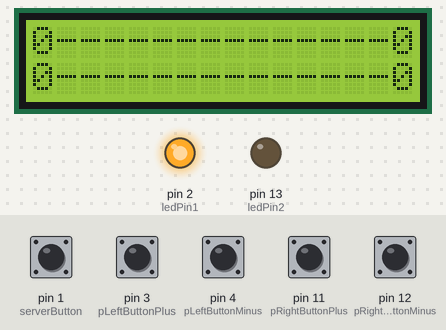
A sketch run on a simulated Arduino Uno, built with avr-gcc and run on an emulated ATmega328P. Shown: 16×2 character LCD, output pins drawn as LEDs (lit = HIGH). Inputs (shaded band) come from the test bench; at power-on: pin 1 (serverButton), pin 3 (pLeftButtonPlus), pin 4 (pLeftButtonMinus), pin 11 (pRightButtonPlus), pin 12 (pRightButtonMinus) HIGH.

Above: at 1.2 s.
1.3 s: pin 4 (pLeftButtonMinus) pulled LOW for 1 s
At 1.75 s:
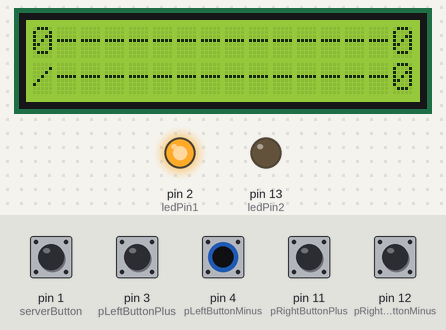
3.8 s: pin 1 (serverButton) pulled LOW for 0.15 s
At 4.4 s:
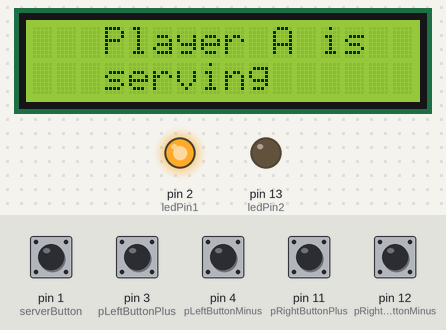
6.9 s: pin 4 (pLeftButtonMinus) pulled LOW for 0.15 s
At 8.3 s:
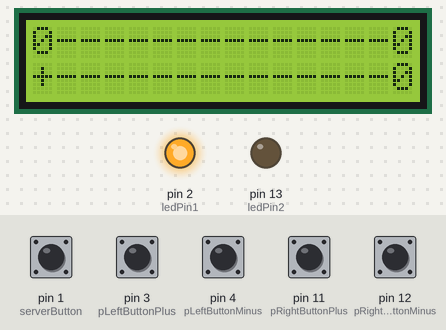
8.7 s: pin 12 (pRightButtonMinus) pulled LOW for 0.15 s
At 9.6 s:
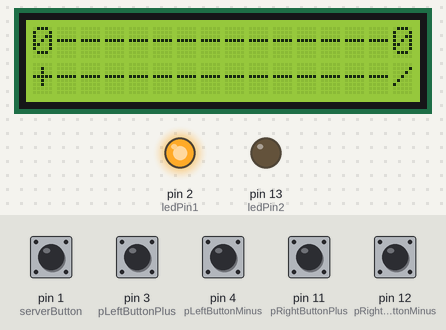
10.5 s: pin 3 (pLeftButtonPlus) pulled LOW for 1 s
At 12.1 s:
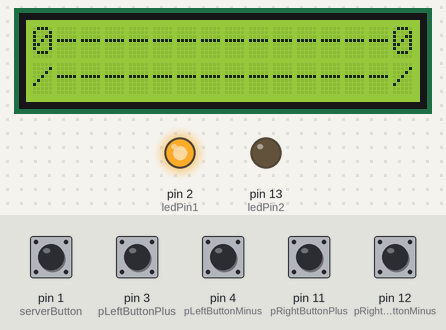
13.2 s: pin 12 (pRightButtonMinus) pulled LOW for 1 s
At 15.4 s:
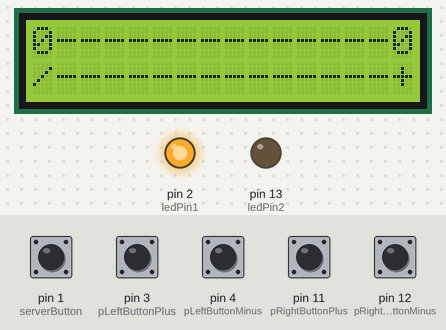
Timing chart, 0 to 16.9 s (numbered marks = the images above; inputs shaded):
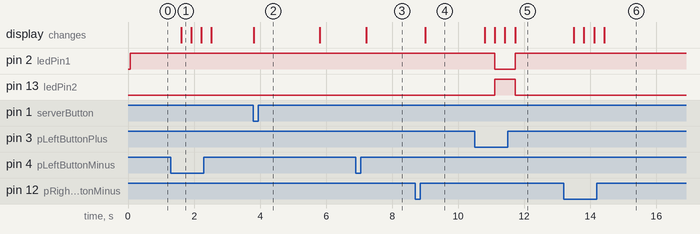

The sketch:

Assignment3.ino
```cpp
/*
    Assignment3: Arduino-based Ping Pong Game Score Tracking Accessory
    Name: Christopher Nevares, Lucas Rassbach, Yuki Rivera
    Date: 03/12/2023
    Course Code: CS351 - 6633 W-23
    Description: This program keeps track of the scores of each player during a ping-pong game.

*/
#include <LiquidCrystal.h>
#include "scoreboard.h"

// Prepping buttons and global variables
const int pLeftButtonPlus = 3;
const int pLeftButtonMinus = 4;
const int pRightButtonPlus = 11;
const int pRightButtonMinus = 12;
const int serverButton = 1;

int gameScoreLeft = 0;
int gameScoreRight = 0;
int setScoreLeft = 0;
int setScoreRight = 0;

//instantiate the lcd
// Centralized on board
LiquidCrystal lcd(5, 6, 7, 8, 9, 10);

// variable to keep track of the server, PlayerA, PlayerB and the winner.
// The initial server starts from the left
int server = -1;
int playerA = -1;
int playerB = 1;
int winner = 0;

// variable to keep track of score increments
// (every two points the server changes)
int plusCount = 0;
int plusCountIncrement = 1;

// set the LED pins
const int ledPin1 = 2;
const int ledPin2 = 13;
// variable to keep track of how many times the LED should blink
int flashCount = 3;

// prepping LCD for start of game
char* gameScore = setScore(gameScoreLeft, gameScoreRight);
char* setPoint = setScore(setScoreLeft, setScoreRight);


void setup()
{
  //start lcd at 16 x 2
  lcd.begin(16, 2);

  //clear the lcd
  lcd.clear();

 // sets up the pins for LEDs
  pinMode(ledPin1, OUTPUT);
  pinMode(ledPin2, OUTPUT);

}

void loop()
{
  // Lights up the LED on the side of the current server
  turnOnServerLED();

//prepping button states
  int buttonStateLeftPlus;
  int buttonStateLeftMinus;
  int buttonStateTwoPlus;
  int buttonStateTwoMinus;

  int serverButtonState;
  serverButtonState = digitalRead(serverButton);

  if((gameScoreLeft + gameScoreRight)%2 == 0) {
    buttonStateLeftPlus = digitalRead(pLeftButtonPlus);
    buttonStateLeftMinus = digitalRead(pLeftButtonMinus);
    buttonStateTwoPlus = digitalRead(pRightButtonPlus);
    buttonStateTwoMinus = digitalRead(pRightButtonMinus);
  } else {
    buttonStateLeftPlus = digitalRead(pRightButtonPlus);
    buttonStateLeftMinus = digitalRead(pRightButtonMinus);
    buttonStateTwoPlus = digitalRead(pLeftButtonPlus);
    buttonStateTwoMinus = digitalRead(pLeftButtonMinus);
  }

  // Basic structure of loop is "if button press: increment/decrement score
  //      and update score board".
  /*** when the server button is pressed, it displays who is serving***/
  if(serverButtonState == LOW) {
    displayServer();

  } else if(buttonStateLeftPlus == LOW) {
    setScoreLeft++;
    setPoint = setScore(setScoreLeft, setScoreRight);
    delay(300);

    plusCount += plusCountIncrement;

  } else if(buttonStateLeftMinus == LOW) {
    setScoreLeft--;
    setPoint = setScore(setScoreLeft, setScoreRight);
    delay(300);

  } else if(buttonStateTwoPlus == LOW) {
    setScoreRight++;
    setPoint = setScore(setScoreLeft, setScoreRight);
    delay(300);

    plusCount += plusCountIncrement;

  } else if (buttonStateTwoMinus == LOW) {
    setScoreRight--;
    setPoint = setScore(setScoreLeft, setScoreRight);
    delay(300);

  } else { /* Do nothing */}

  // Loop to increment game scores.
  if(setScoreLeft >= 11 && setScoreLeft >= setScoreRight + 2) {

    winner = -1;

    printScore();
    delay(1000);

    // increments the gamescore and resets the set score to zero
    gameScoreLeft++;
    setScoreLeft = 0;
    setScoreRight = 0;

    // blinks LED 3 times for the winner of the current set
    blinkWinnerLED();

    //Adjusts the plusCount increment to 1 for the next game//
    plusCountIncrement = checkCountIncrement();

    // Swap the sides of the scoreboard and the players if no side has not won the entire game yet
    if(gameScoreLeft < 3 && gameScoreRight < 3){
      swapScoreboard();
      swapPlayerSide();
    }

    gameScore = setScore(gameScoreLeft, gameScoreRight);
    setPoint = setScore(setScoreLeft, setScoreRight);

  } else if (setScoreRight >= 11 && setScoreRight >= setScoreLeft + 2) {

    winner = 1;

    printScore();
    delay(1000);

    // increments the gamescore and resets the set score to zero
    gameScoreRight++;
    setScoreLeft = 0;
    setScoreRight = 0;

    // blinks LED 3 times for the winner of the current set
    blinkWinnerLED();

    //Adjusts the plusCount increment to 1 for the next game//
    plusCountIncrement = checkCountIncrement();

    // Swap the sides of the scoreboard and the players if no side has not won the entire game yet
    if(gameScoreLeft < 3 && gameScoreRight < 3){
      swapScoreboard();
      swapPlayerSide();
    }

    gameScore = setScore(gameScoreLeft, gameScoreRight);
    setPoint = setScore(setScoreLeft, setScoreRight);

  } else{ /* Do nothing */}

  // determines the winner of the entire game//
  if(gameScoreLeft == 3 || gameScoreRight == 3) {
    lcd.clear();
    lcd.setCursor(1, 0);
    flashCount = 15;

    // sets the winner
    if(gameScoreLeft > gameScoreRight) {
      winner = -1;
    }
    else{
      winner = 1;
    }

    displayWinner();

    // blinks LED 15 times for the winner of the entire game
    blinkWinnerLED();

    delay(3000);

    //prompting the user to press the reset to start a new game//
    resetPrompt();

    exit(0);

  }

  // prints the current scores on the scoreboard
  printScore();

  // adjusts plusCountIncrement
  plusCountIncrement = checkCountIncrement();

  /*Every two points, the server switches. When the set is deuce with 10-10,
  the server switches for every point */
  if(plusCount == 2){
      server = server * (-1);
      /*** Resets the count to zero***/
      plusCount = 0;
  }

}


//////////Helper Functions/////////
/**
Lights up the LED for the current server.
*/
void turnOnServerLED(){
  if(server == -1){
    digitalWrite(ledPin1, HIGH);
    digitalWrite(ledPin2, LOW);
  }
  else if(server == 1){
    digitalWrite(ledPin1, LOW);
    digitalWrite(ledPin2, HIGH);
  }
}

/**
Displays the current server on the LCD screen
*/
void displayServer()
{
    lcd.clear();
    lcd.setCursor(3,0);
    if(server == playerA){

      lcd.print("Player A is");

    }else{ //server == playerB
      lcd.print("Player B is");
    }
    lcd.setCursor(3,1);
    lcd.print("serving");
    delay(2000);
    lcd.clear();
}

/**
Blinks the LED on the side of the winner
*/
void blinkWinnerLED(){
  int x;
  int y;

  if(winner == -1){
    x = ledPin1;
    y = ledPin2;
  }else if(winner == 1) {
    x = ledPin2;
    y = ledPin1;
  }
    while(flashCount > 0){
      digitalWrite(x, HIGH);
      digitalWrite(y, LOW);
      delay(200);
      digitalWrite(x, LOW);
      delay(200);
      flashCount--;
    }
  // resets the flashcount to 3
  flashCount = 3;
}


/**
Function to adjust the plusCountIncrement.
@return The integer representing the plusCountIncrement.
Returns 2 in the case of deuce, so that the server swaps for
every button press. Otherwise returns 1 */
int checkCountIncrement(){

    if(setScoreLeft >= 10 && setScoreRight >= 10){
      return 2;
    }else{
      return 1;
    }
}

/**
Swaps the sides of the scoreboard when one set is over
*/
void swapScoreboard() {
    int temp = gameScoreLeft;
    gameScoreLeft = gameScoreRight;
    gameScoreRight = temp;

}

/**
Swap the sides at each player plays the game by multiplying
each player value by (-1)
*/
void swapPlayerSide(){
  playerA *=(-1);
  playerB *=(-1);
}

/**
Displays the winner on the LCD screen
*/
void displayWinner(){
  if(playerA == winner){
    lcd.print("Player A Wins!");
  }
  else{
    lcd.print("Player B Wins!");
  }
}

/**
Prints the current game score as well as the set points
to the LCD screen
*/
void printScore(){
  //set cursor to column 0, row 0
  lcd.setCursor(0, 0);
  //print the gamescore string over lcd
  lcd.print(gameScore);
  //set cursor to column 0, row 1
  lcd.setCursor(0, 1);
  //print the setpoint string over lcd
  lcd.print(setPoint);

}

/**
Prints the message on the LCD screen to prompts the user to press
the reset button on the Arduino to player a new game
*/
void resetPrompt(){

    lcd.clear();
    lcd.setCursor(0, 0);
    lcd.print("Press reset to");
    lcd.setCursor(0, 1);
    lcd.print("start a new game");
}
```

scoreboard.cpp
```cpp
/*
    Assignment3: Arduino-based Ping Pong Game Score Tracking Accessory
    Name: Christopher Nevares, Lucas Rassbach, Yuki Rivera
    Date: 03/12/2023
    Course Code: CS351 - 6633 W-23
    Description: This cpp file is used by the .ino file which keeps track of the scores
         of each player during a ping-pong game. The setScore() is the main function
         included in this .cpp file, which sets the scores for both players in the
         LCD screen.
*/


#include "scoreboard.h"

char* setScore(int scoreOne, int scoreTwo){
    // TODO add a catch for if either score is 0
    bool scoreOneIsZero = false;
    if (scoreOne == 0){
        scoreOneIsZero = true;
    }
    bool scoreTwoIsZero = false;
    if (scoreTwo == 0){
        scoreTwoIsZero = true;
    }
    int len = 15;
    int copyScoreOne = scoreOne;
    int lenScoreOne = 0;
    while(copyScoreOne != 0){
        copyScoreOne = copyScoreOne / 10;
        lenScoreOne++;
    }
    int copyScoreTwo = scoreTwo;
    int lenScoreTwo = 0;
    while(copyScoreTwo != 0){
        copyScoreTwo = copyScoreTwo / 10;
        lenScoreTwo++;
    }

    char* message = new char[16];

    char* first = new char[lenScoreOne];
    int counter = lenScoreOne - 1;
    while(scoreOne != 0){
        char charToAdd;
        int digit = scoreOne % 10; //if number if 76, gets 6, then 7
        charToAdd = '0' + digit;
        scoreOne = scoreOne / 10;
        first[counter] = charToAdd;
        counter--;
    }
    counter = lenScoreTwo - 1;
    char* second = new char[lenScoreTwo];
    while(scoreTwo != 0){
        char charToAdd;
        int digit = scoreTwo % 10; //if number if
        charToAdd = '0' + digit;
        scoreTwo = scoreTwo / 10;
        second[counter] = charToAdd;
        counter--;
    }
    // both char number arrays are now populated
    if (scoreTwoIsZero) {
        lenScoreTwo = 1;
    }
    // first number added:
    if (!scoreOneIsZero){
        for (int i = 0; i < lenScoreOne; i++){
            message[i] = first[i];

        }
    } else {
        message[0] = '0';
        lenScoreOne = 1;
    }
    delete[] first;

    for (int i = lenScoreOne; i < (16 - lenScoreTwo); i++){
        message[i] = '-';
    }
    if (!scoreTwoIsZero){
        for (int i = (16 - lenScoreTwo); i < 16; i++){
            message[i] = second[i - (16 - lenScoreTwo)];
        }
    } else {
        message[15] = '0';
    }
    delete[] second;
    return message;
}
```

scoreboard.h
```cpp
#ifndef __SCOREBOARD
#define __SCOREBOARD

char* setScore(int scoreOne, int scoreTwo);

#endif
```

Measured:
- after the input at 1.3 s, the display: changes after 0.31 s (image 1)
- after the input at 3.8 s, the display: changes at once (image 2)
- after the input at 6.9 s, the display: changes after 0.31 s (image 3)
- after the input at 8.7 s, the display: changes after 0.31 s (image 4)
- after the input at 10.5 s, pin 2 (ledPin1): HIGH → LOW after 0.61 s, → HIGH 0.61 s later; pin 13 (ledPin2): LOW → HIGH after 0.61 s, → LOW 0.61 s later; the display: first changes after 0.31 s (image 5 shows a later state)
- after the input at 13.2 s, the display: first changes after 0.31 s (image 6 shows a later state)
